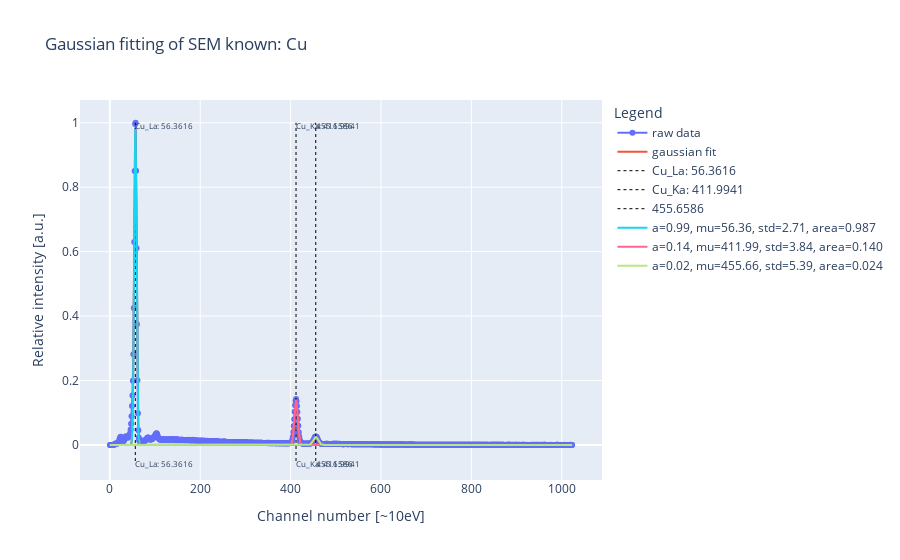

Source (notebook cell):
### Code cell
# plot using the following function, see helper_files/plotting.py

fig_fit = plotly_plot(
    s["channel"],
    s["intensity"],
    y_fit=s["intensity_fit"],
    vlines=s["peaks_channel"],
    vlines_name=s["peaks_names"],
    title=f"Gaussian fitting of {s['name']}",
)

# # comment in the line below to add the fit of each peak as its own gaussian line
fig_fit = plotly_plot(x=s['channel'], fig=fig_fit, fit_params=s['fit_params'], title=f"Gaussian fitting of {s['name']}")

fig_fit.show()

print("Check if the fit of the specified peaks are good in the plot here")

### Figure 1 — Plotly figure (JSON) as saved in the notebook; plotly's stock layout.template omitted (floating-point values rounded to 4 significant figures; data arrays with more than 128 entries replaced by an {"elided": "..."} marker saying what was removed)
{"data": [{"mode": "lines+markers", "name": "raw data", "textfont": {"size": 8}, "type": "scatter", "x": {"elided": "1024 int values"}, "y": {"elided": "1024 float values"}}, {"mode": "lines", "name": "gaussian fit", "textfont": {"size": 8}, "type": "scatter", "x": {"elided": "1024 int values"}, "y": {"elided": "1024 float values"}}, {"line": {"dash": "dot", "width": 1}, "marker": {"color": "black"}, "mode": "lines+text", "name": "Cu_La: 56.3616", "text": ["Cu_La: 56.3616", "Cu_La: 56.3616"], "textfont": {"size": 8}, "textposition": "bottom right", "type": "scatter", "x": [56.36, 56.36], "y": [-0.05, 1]}, {"line": {"dash": "dot", "width": 1}, "marker": {"color": "black"}, "mode": "lines+text", "name": "Cu_Ka: 411.9941", "text": ["Cu_Ka: 411.9941", "Cu_Ka: 411.9941"], "textfont": {"size": 8}, "textposition": "bottom right", "type": "scatter", "x": [412.0, 412.0], "y": [-0.05, 1]}, {"line": {"dash": "dot", "width": 1}, "marker": {"color": "black"}, "mode": "lines+text", "name": "455.6586", "text": ["455.6586", "455.6586"], "textfont": {"size": 8}, "textposition": "bottom right", "type": "scatter", "x": [455.7, 455.7], "y": [-0.05, 1]}, {"mode": "lines", "name": "a=0.99, mu=56.36, std=2.71, area=0.987", "type": "scatter", "x": {"elided": "1024 int values"}, "y": {"elided": "1024 float values"}}, {"mode": "lines", "name": "a=0.14, mu=411.99, std=3.84, area=0.140", "type": "scatter", "x": {"elided": "1024 int values"}, "y": {"elided": "1024 float values"}}, {"mode": "lines", "name": "a=0.02, mu=455.66, std=5.39, area=0.024", "type": "scatter", "x": {"elided": "1024 int values"}, "y": {"elided": "1024 float values"}}], "layout": {"legend": {"title": {"text": "Legend"}}, "title": {"text": "Gaussian fitting of SEM known: Cu"}, "xaxis": {"title": {"text": "Channel number [~10eV]"}}, "yaxis": {"title": {"text": "Relative intensity [a.u.]"}}}}
